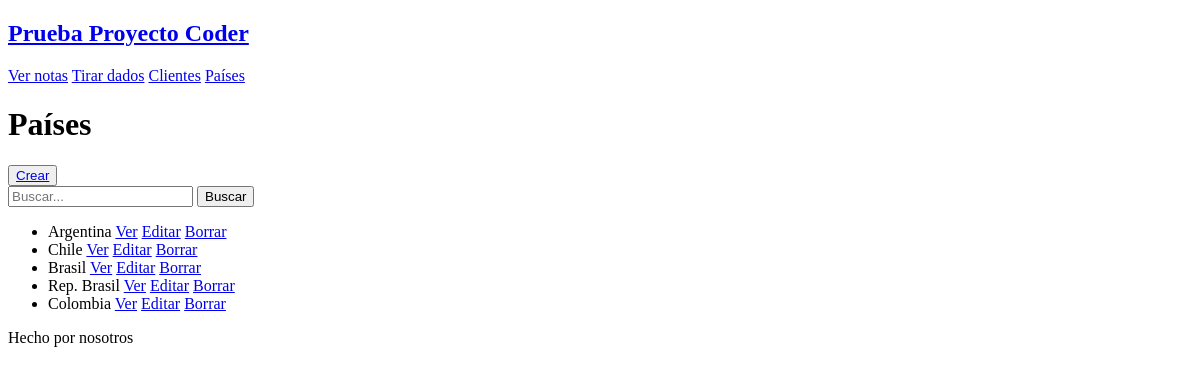
/pais/, run on an earlier commit of the app's database.
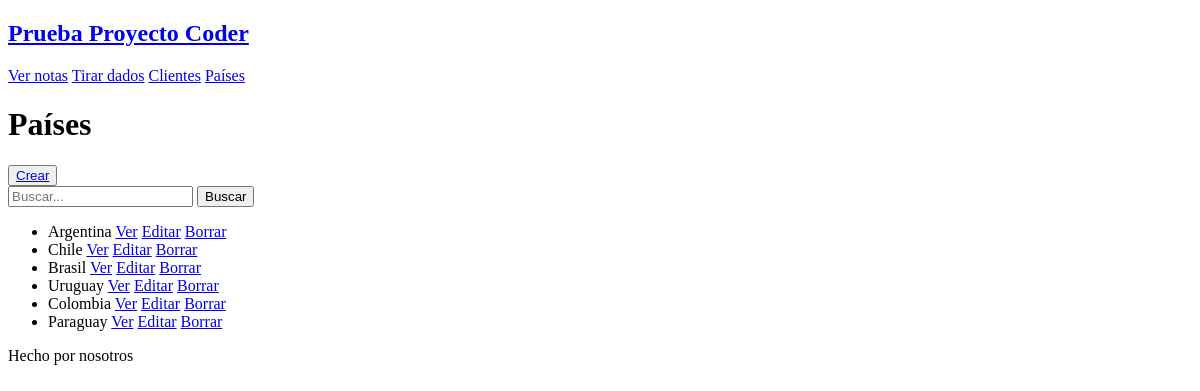
And on a later commit of the database.
### prueba/models.py (models this page shows, shortened)
class Pais(models.Model):
    nombre = models.CharField(
        max_length=100, unique=True, verbose_name="Nombre del país"
    )
    descripcion = models.TextField(verbose_name="Descripción", null=True, blank=True)
    class Meta:
        verbose_name_plural = "Países"

### prueba/views.py (the view)
# urls.py: path("pais/", PaisList.as_view(), name="pais_list"),
class PaisList(ListView):
    model = models.Pais
    def get_queryset(self):
        consulta = self.request.GET.get("consulta")
        if consulta:
            paises = models.Pais.objects.filter(nombre__contains=consulta)
        else:
            paises = models.Pais.objects.all()
        return paises

### prueba/templates/prueba/pais_list.html
{% extends 'prueba/base.html' %}
{% block contenido %}
<h1>Países</h1>
<button><a href="{% url 'pais_create' %}">Crear</a></button>
<form method="get">
    <input type="text" name="consulta" placeholder="Buscar...">
    <button type="submit">Buscar</button>
</form>
<ul>
    {% for pais in object_list %}
        <li>{{ pais.nombre }}
            <a href="{% url 'pais_detail' pais.id %}">Ver</a>
            <a href="{% url 'pais_update' pais.id %}">Editar</a>
            <a href="{% url 'pais_delete' pais.id %}">Borrar</a>
        </li>
    {% empty %}
        <li>No hay registros.</li>
    {% endfor %}
</ul>
{% endblock contenido %}

What changed in the data, as far as the page shows it:
changed Pais: nombre "Rep. Brasil" → "Uruguay"
added Pais: nombre "Paraguay"
